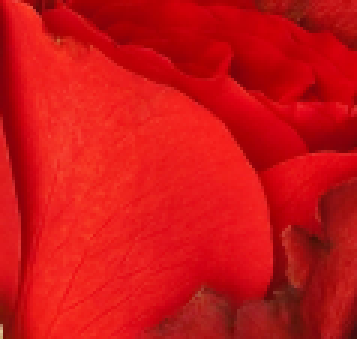
#> input picture scikit_roughworks/rose_red.png, 119 x 113 px (shown 3 times larger)
$ python hist_backprojection_implementation.py   (Python 2 division)
#> lines starting #> are read from the running program, lines starting #| are printed output that depends on the picture; after the words box and inside, x2 and y2 are one past the last pixel; in counts of white or black regions, pixels touching at a corner belong together
import cv2
import numpy as np
from matplotlib import pyplot as plt

#roi is the object or region of object we need to find
roi = cv2.imread('rose_red.png')
#> roi is the input picture: shape (113, 119, 3); mean B, G, R 21.9, 19.1, 203.7
hsv = cv2.cvtColor(roi,cv2.COLOR_BGR2HSV)
#> hsv: shape (113, 119, 3); mean H, S, V 94.7, 234.5, 203.7

#target is the image we search in
target = cv2.imread('rose.png')
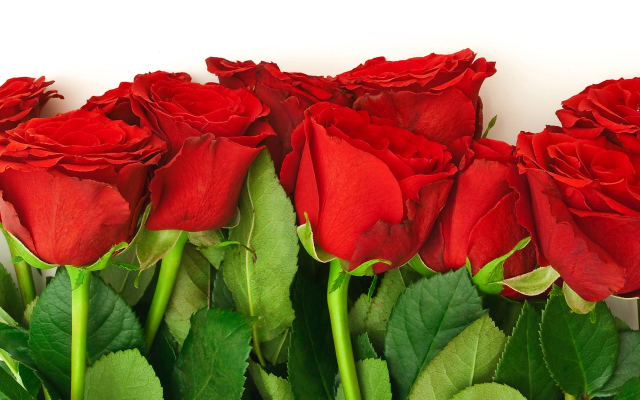
#> input picture scikit_roughworks/rose.png, 640 x 400 px
#> target is the input picture: shape (400, 640, 3); mean B, G, R 68.6, 98.1, 153
hsvt = cv2.cvtColor(target,cv2.COLOR_BGR2HSV)
#> hsvt: shape (400, 640, 3); mean H, S, V 56.6, 171.8, 166.4

M = cv2.calcHist([hsv],[0, 1], None, [180, 256], [0, 180, 0, 256] )
I = cv2.calcHist([hsvt],[0, 1], None, [180, 256], [0, 180, 0, 256] )
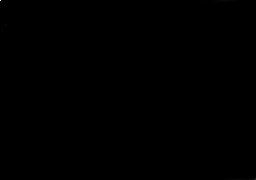
#> I: shape (180, 256) float32; min 0, max 32000, mean 5.6; drawn with min black and max white

R = M/(I+1)
print M.max(),I.max(),R.dtype
#| 1488.0 32000.0 float32
#cv2.normalize(prob,prob,0,255,cv2.NORM_MINMAX,0)

h,s,v = cv2.split(hsvt)
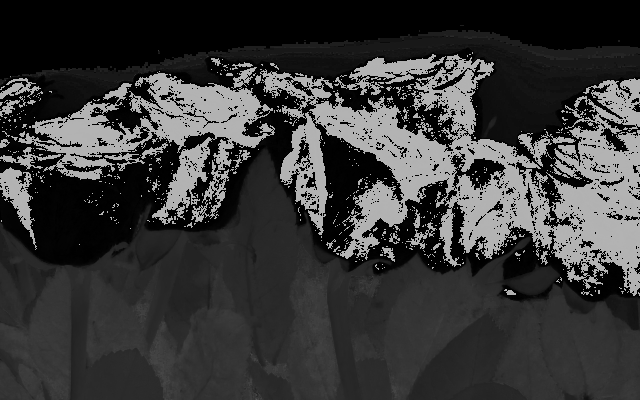
#> h: shape (400, 640); min 0, max 179, mean 56.6
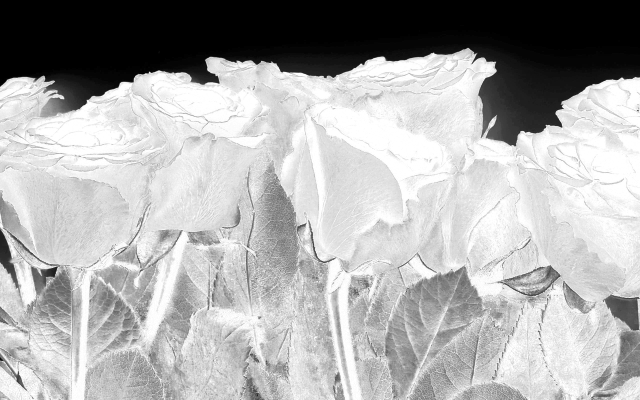
#> s: shape (400, 640); min 0, max 255, mean 171.8
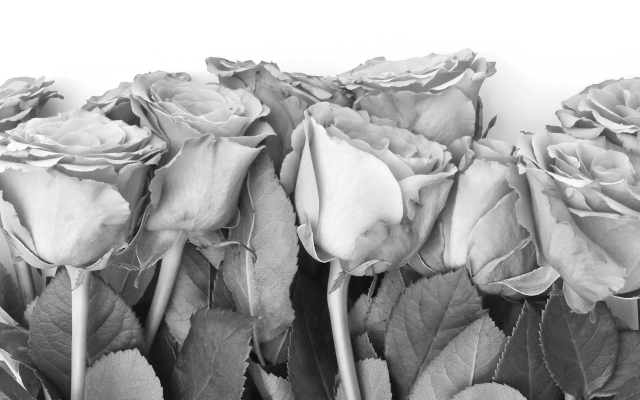
#> v: shape (400, 640); min 12, max 255, mean 166.4
B = R[h.ravel(),s.ravel()]
B = np.minimum(B,1)
B = B.reshape(hsvt.shape[:2])

disc = cv2.getStructuringElement(cv2.MORPH_ELLIPSE,(5,5))
cv2.filter2D(B,-1,disc,B)
B = np.uint8(B)
cv2.normalize(B,B,0,255,cv2.NORM_MINMAX)
ret,thresh = cv2.threshold(B,50,255,0)
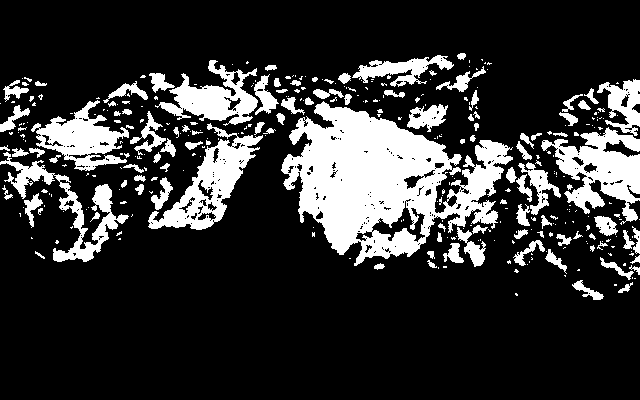
#> thresh: shape (400, 640); 20% white; 343 white regions (238 under 20 px), largest, box (x1, y1, x2, y2) and area: (281, 101, 513, 266) 19292, (541, 127, 640, 225) 4490, (148, 123, 263, 230) 4039
res = cv2.bitwise_and(target,target,mask = thresh)
#cv2.imshow('nice',res)
#cv2.imshow('img',target)
res = np.vstack((target,cv2.merge((B,B,B)),res))
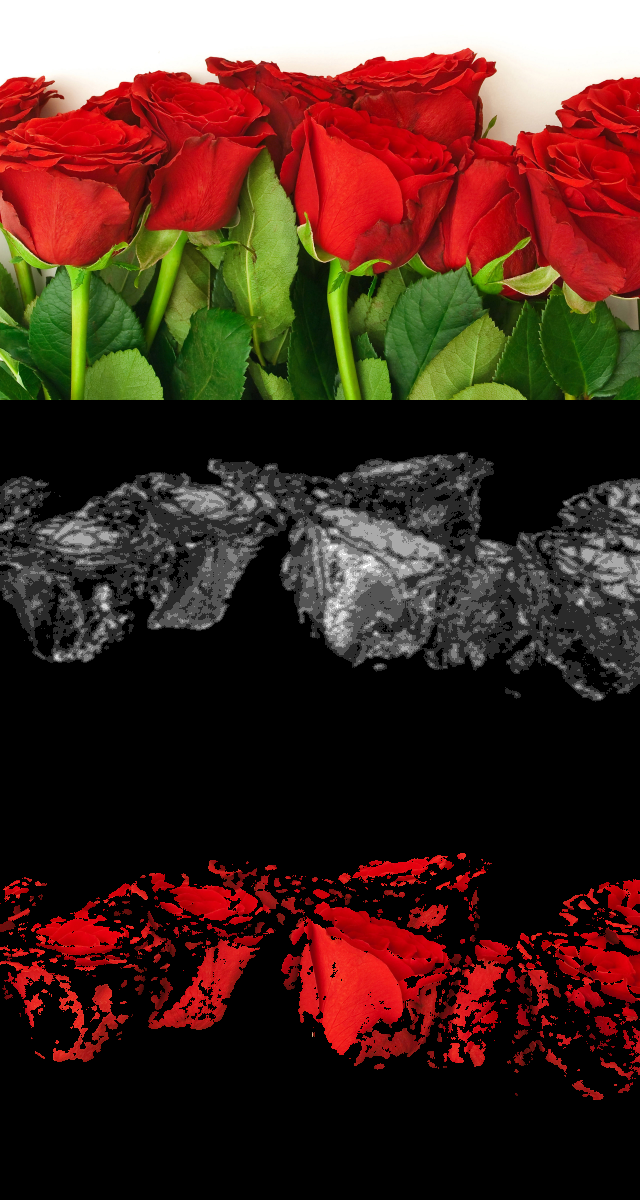
#> res: shape (1200, 640, 3); mean B, G, R 33.8, 43.4, 73.4
#cv2.imwrite('thresh.png',thresh)
cv2.imwrite('output.png',res)

# [4 lines of commented-out code are left out]
